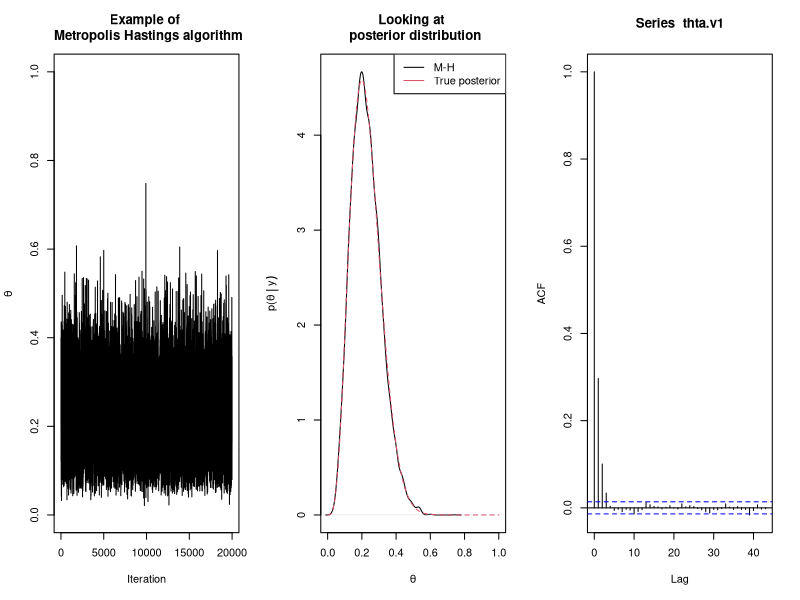
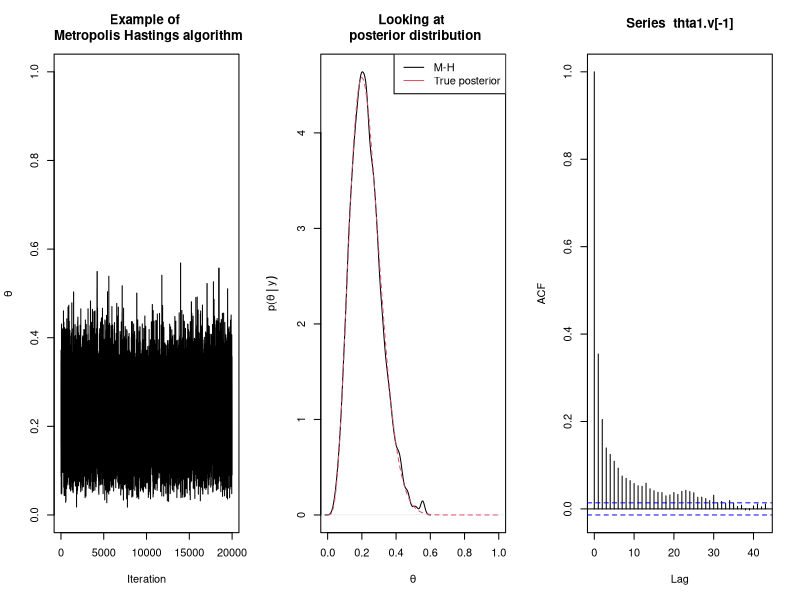
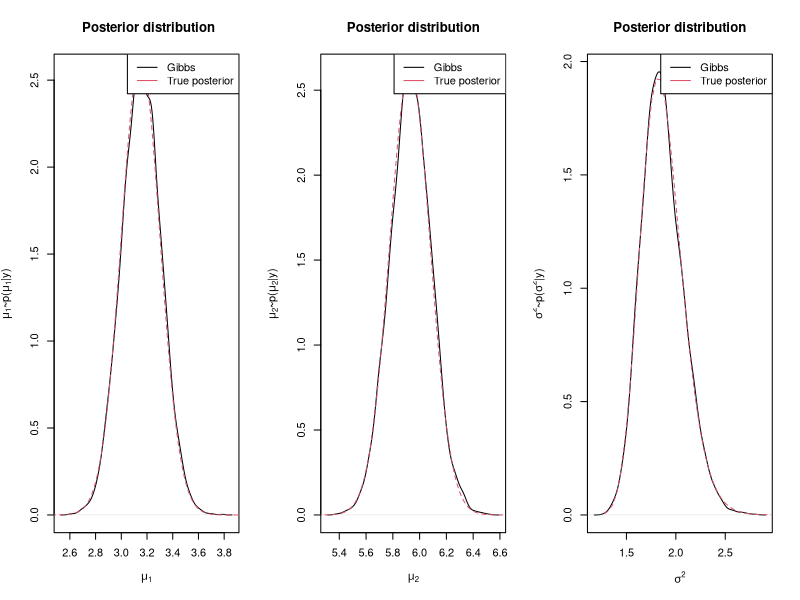
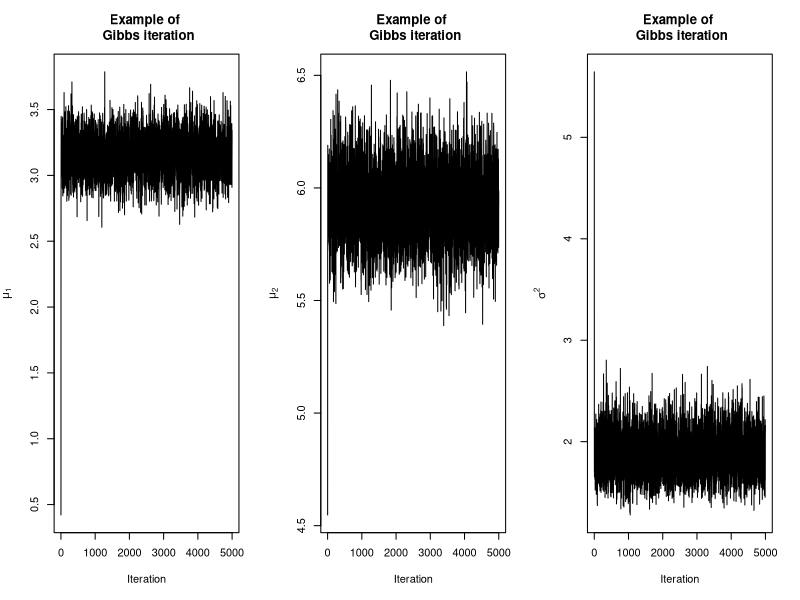
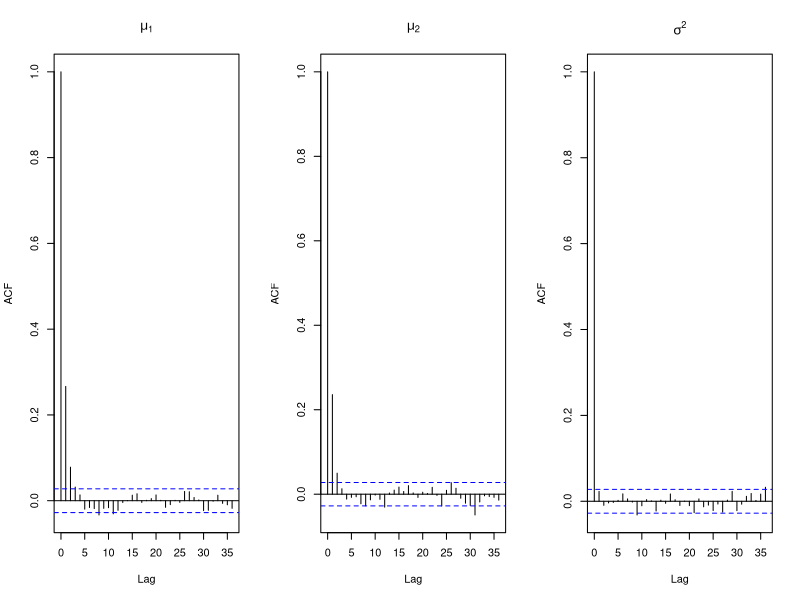
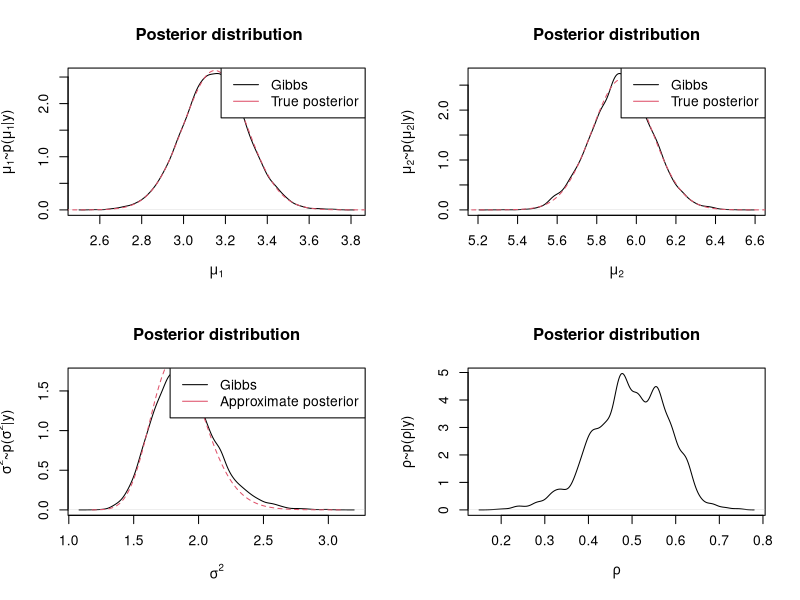
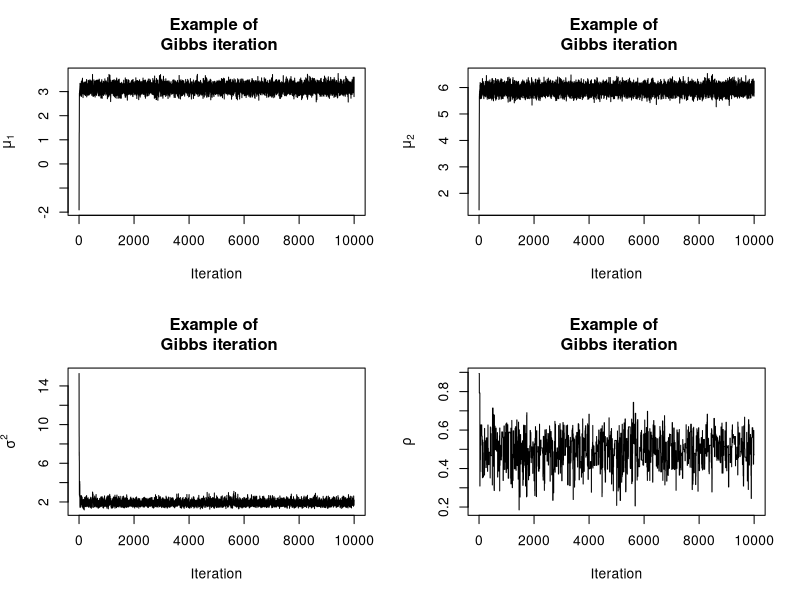

The R script that drew these images, in order:
## ---- chunk 1
knitr::opts_chunk$set(echo = TRUE)
set.seed(2334576)
## ---- chunk 2
y<-rbinom(1,size=20,prob=0.2); y #Generate the y data.

#Construct simulations.
a<-4; b<-16 #hyper-parameters of the proposed transition pdf.
ap<-1; bp<-1  #hyper-parameters of the prior distribution.
thta0<-0.95 #Starting point. 
indi<-0 #initial value of the number of distinct generated theta's
iter =20000 #number of iterations.
thta.v<-thta0
thta.v <-rep(thta0,iter+1) #posterior samples of theta
for(i in 1:iter){
thta.t<-rbeta(1,a,b)
#working with log densities.
r_up<-dbinom(y,20,thta.t,log=TRUE) + dbeta(thta.t,ap,bp,log=TRUE) +
  dbeta(thta.v[i],a,b,log=TRUE)
r_low<-dbinom(y,20,thta.v[i],log=TRUE) + dbeta(thta.v[i],ap,bp,log=TRUE) + 
  dbeta(thta.t,a,b,log=TRUE)
r<-r_up-r_low
#Draw an indicator for whether to accept/reject candidate
ind<-rbinom(1,1,exp( min(c(r,0)) ) )
thta.v[i+1]<- ind*thta.t + (1-ind)*thta.v[i]
indi<-indi+ind
}
#Example of plot of iterations.
length(thta.v)
thta.v1 <- thta.v[2:(iter+1)]
par(mfrow=c(1,3))
plot(thta.v1,xlab='Iteration',ylab=expression(theta),ylim=c(0,1),
     main='Example of \n Metropolis Hastings algorithm',type='l')
#Compare to posterior.
plot(density(thta.v1), xlab=expression(theta), ylab=expression(paste(p,"(",theta,group("|",y,")"))), 
     xlim=c(0,1), main='Looking at \n posterior distribution')
curve(dbeta(x,y+ap,20-y+bp), add=TRUE, col=2, lty=2)
legend('topright',legend=c('M-H','True posterior'),lwd=1,col=1:2)
acf(thta.v1)
indi
head(thta.v1)
## ---- chunk 3
y<-rbinom(1,size=20,prob=0.2); y

#Construct simulations.
phat<-y/20; sdphat<-sqrt(phat*(1-phat)/20)
ap<-1; bp<-1  #hyper-parameters of prior distributions.
thta1<-phat #Starting point. Compared to the true theta.
thta1.v<-rep(thta1,iter+1); indi<-0; iter =20000 #number of iterations.
rj=1  #ratio of MLE std deviation for conditional distribution

for(i in 1:iter){
#Generate truncated normal without truncated normal function
thta1.t<-rnorm(1,phat,rj*sdphat)
while(abs(thta1.t-0.5)> 0.5) {thta1.t<-rnorm(1,phat,rj*sdphat)}

#working with log densities. 
r_up<-dbinom(y,20,thta1.t,log=TRUE) + dbeta(thta1.t,ap,bp,log=TRUE) +
  dnorm(thta1.v[i],phat,rj*sdphat,log=TRUE)
r_low<-dbinom(y,20,thta1.v[i],log=TRUE) + dbeta(thta1.v[i],ap,bp,log=TRUE) +
  dnorm(thta1.t,phat,rj*sdphat,log=TRUE)
r<-r_up-r_low
#Draw an indicator whether to accept/reject candidate
ind<-rbinom(1,1,exp( min(c(r,0)) ) )
thta1.v[i+1]<- ind*thta1.t + (1-ind)*thta1.v[i]  
indi<-indi+ind
}
#Example of plot of iterations.
par(mfrow=c(1,3))
plot(thta1.v[-1],xlab='Iteration',ylab=expression(theta),ylim=c(0,1), 
     main='Example of \n Metropolis Hastings algorithm',type='l')
#Compare to posterior.
plot(density(thta1.v[-1]),xlab=expression(theta), ylab=expression(paste(p,"(",theta,group("|",y,")"))), 
     xlim=c(0,1), main='Looking at \n posterior distribution')
curve(dbeta(x,y+ap,20-y+bp),add=TRUE,col=2,lty=2)
legend('topright',legend=c('M-H','True posterior'),lwd=1,col=1:2)
acf(thta1.v[-1])
indi
head(thta1.v[-1])
## ---- chunk 4
library(MASS)
n=80
rho=0.5
R = matrix(c(1,rho,rho,1),2,2)
y<-mvrnorm(n,mu=c(3,6),Sigma=2*R)
bary<-colMeans(y)
Rinv <- solve(R)
ydiff<-y -rep(1,n)%*%t(bary)
s2<- sum(diag(ydiff%*%Rinv%*%t(ydiff)))/(2*n-2)
## ---- chunk 5
#Generate initial values for mu_1,mu_2,sigma^2. 
mu<-rnorm(2,2/n)
tau<-rgamma(1,n,2*(n-1))
sigma2<-1/tau
#Specify number of iterations.
iter = 5000
#specify correlation.
#Storing draws
para.est<-matrix(0,iter,3)

#Running the simulations.
for(i in 1:iter){
  mu[1] <-rnorm(1,bary[1] - rho*(bary[2]-mu[2]), sd= sqrt(sigma2*(1-rho^2)/n))
  mu[2] <-rnorm(1,bary[2] - rho*(bary[1]-mu[1]), sd= sqrt(sigma2*(1-rho^2)/n))
  SSmu  <-t(bary-mu)%*%Rinv%*%(bary-mu)
  tau   <-rgamma(1,n,(n-1)*s2 + 0.5*n*SSmu)
  sigma2<-1/tau
  para.est[i,]<-c(mu,sigma2)
}

#Comparison of results to true posterior.
par(mfrow=c(1,3))
plot(density(para.est[-c(1:100),1]),xlab=expression(mu[1]),
     ylab=expression(paste(mu[1],'~p(',mu[1],'|y)' )), main=' Posterior distribution')
mseq=seq(-5,5,by=0.001)
lines(mseq*sqrt(s2/n)+bary[1],dt(mseq,df=2*n-2)*sqrt(n/s2), 
  xlim=c(min(para.est[,1], max(para.est[,1]))),col=2,lty=2)
legend('topright',legend=c('Gibbs','True posterior'),lwd=1,col=1:2)

plot(density(para.est[-c(1:100),2]),xlab=expression(mu[2]),
     ylab=expression(paste(mu[2],'~p(',mu[2],'|y)' )),main='Posterior distribution')
mseq=seq(-5,5,by=0.001)
lines(mseq*sqrt(s2/n)+bary[2],dt(mseq,df=2*n-2)*sqrt(n/s2),
      xlim=c(min(para.est[,2], max(para.est[,2]))),col=2,lty=2)
legend('topright',legend=c('Gibbs','True posterior'),lwd=1,col=1:2)

plot(density(para.est[-c(1:100),3]),xlab=expression(sigma^2),
     ylab=expression(paste(sigma^2,'~p(',sigma^2,'|y)' )),main='Posterior distribution')
curve(dgamma(1/x,n-1,(n-1)*s2)/x^2,xlim=c(min(para.est[,3]),max(para.est[,3])),col=2,lty=2,add=TRUE)
legend('topright',legend=c('Gibbs','True posterior'),lwd=1,col=1:2)

#Looking at the iterations.
par(mfrow=c(1,3))
plot(para.est[1:iter,1],xlab='Iteration',ylab=expression(mu[1]),
     main='Example of \n Gibbs iteration',type='l')
plot(para.est[1:iter,2],xlab='Iteration',ylab=expression(mu[2]),
     main='Example of \n Gibbs iteration',type='l')
plot(para.est[1:iter,3],xlab='Iteration',ylab=expression(sigma^2),
     main='Example of \n Gibbs iteration',type='l')

#acf plot
par(mfrow=c(1,3))
acf(para.est[,1],main=expression(mu[1]),cex.main=2)
acf(para.est[,2],main=expression(mu[2]),cex.main=2)
acf(para.est[,3],main=expression(sigma^2),cex.main=2)
## ---- chunk 6
#Generate initial values for mu_1,mu_2,sigma^2, \rho.
library(mvtnorm) #package that allows us to calculate multivariate densities.
mu<-rnorm(2)
tau<-rgamma(1,1,1)
sigma2<-1/tau
rho0   <-runif(1,-1,1)


#Specify number of iterations.
iter = 10000
#specify correlation.
#Storing draws
para.est<-matrix(0,iter,4)

#Counter for acceptances.
indi<-0
#Running the simulations.
for(i in 1:iter){
  mu[1] <-rnorm(1,bary[1] - rho0*(bary[2]-mu[2]), sd= sqrt(sigma2*(1-rho0^2)/n))
  mu[2] <-rnorm(1,bary[2] - rho0*(bary[1]-mu[1]), sd= sqrt(sigma2*(1-rho0^2)/n))
  R.t   <-matrix(c(1,rho0,rho0,1),2,2)
  Rinv.t<-solve(R.t)
  s2.t  <-sum(diag(ydiff%*%Rinv.t%*%t(ydiff)))/(2*n-2)
  SSmu  <-t(bary-mu)%*%Rinv.t%*%(bary-mu)
  tau   <-rgamma(1,n,(n-1)*s2.t + 0.5*n*SSmu)
  sigma2<-1/tau
  
  #update rho as Metroplis.
  rhoc <-runif(1,-1,1)
  R.c   <-matrix(c(1,rhoc,rhoc,1),2,2)
  #Calculate difference in log densities.
  r_up<- sum(dmvnorm(y, mean=mu, sigma = sigma2*R.c, log=TRUE)) 
  r_low<- sum(dmvnorm(y, mean=mu, sigma = sigma2*R.t, log=TRUE))
  r<-r_up-r_low
  #Draw an indicator whether to accept/reject candidate
  ind<-rbinom(1,1,exp( min(c(r,0)) ) )
  rho0<- ind*rhoc + (1-ind)*rho0  #new state for rho.
  indi<-indi+ind
  para.est[i,]<-c(mu,sigma2,rho0)
}

#Comparison of results to true posterior.
par(mfrow=c(2,2))
plot(density(para.est[-c(1:50),1]),xlab=expression(mu[1]),
     ylab=expression(paste(mu[1],'~p(',mu[1],'|y)' )),main=' Posterior distribution')
mseq=seq(-5,5,by=0.001)
lines(mseq*sqrt(s2/n)+bary[1],dt(mseq,df=2*n-2)*sqrt(n/s2),
      xlim=c(min(para.est[,1], max(para.est[,1]))),col=2,lty=2)
legend('topright',legend=c('Gibbs','True posterior'),lwd=1,col=1:2)

plot(density(para.est[-c(1:50),2]),xlab=expression(mu[2]),
     ylab=expression(paste(mu[2],'~p(',mu[2],'|y)' )),main='Posterior distribution')
mseq=seq(-5,5,by=0.001)
lines(mseq*sqrt(s2/n)+bary[2],dt(mseq,df=2*n-2)*sqrt(n/s2),
      xlim=c(min(para.est[,2], max(para.est[,2]))),col=2,lty=2)
legend('topright',legend=c('Gibbs','True posterior'),lwd=1,col=1:2)

plot(density(para.est[-c(1:50),3]),xlab=expression(sigma^2),
     ylab=expression(paste(sigma^2,'~p(',sigma^2,'|y)' )),main='Posterior distribution')
curve(dgamma(1/x,n-1,(n-1)*s2)/x^2, 
      xlim=c(min(para.est[-c(1:50),3]),max(para.est[-c(1:50),3])),col=2,lty=2,add=TRUE)
legend('topright',legend=c('Gibbs','Approximate posterior'),lwd=1,col=1:2)

plot(density(para.est[-c(1:50),4]),xlab=expression(rho),
     ylab=expression(paste(rho,'~p(',rho,'|y)' )),main='Posterior distribution')


#Looking at the iterations.
par(mfrow=c(2,2))
plot(para.est[1:iter,1],xlab='Iteration',ylab=expression(mu[1]),
     main='Example of \n Gibbs iteration',type='l')
plot(para.est[1:iter,2],xlab='Iteration',ylab=expression(mu[2]),
     main='Example of \n Gibbs iteration',type='l')
plot(para.est[1:iter,3],xlab='Iteration',ylab=expression(sigma^2),
     main='Example of \n Gibbs iteration',type='l')
plot(para.est[1:iter,4],xlab='Iteration',ylab=expression(rho),
     main='Example of \n Gibbs iteration',type='l')
#Report number of iterations accepted in metropolis component
indi

#summary of correlation 
summary(para.est[,4])
cor(y[,1],y[,2]) #Compare to empirical correlation.
